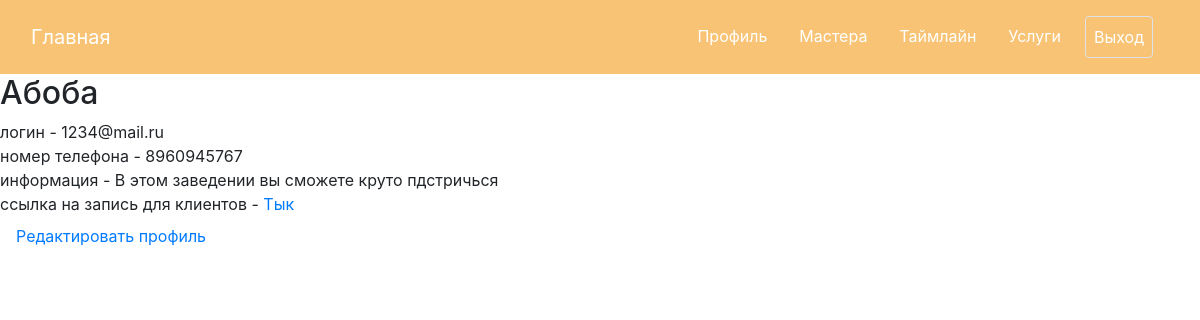
The page /profile (signed in) on the database as committed earlier.
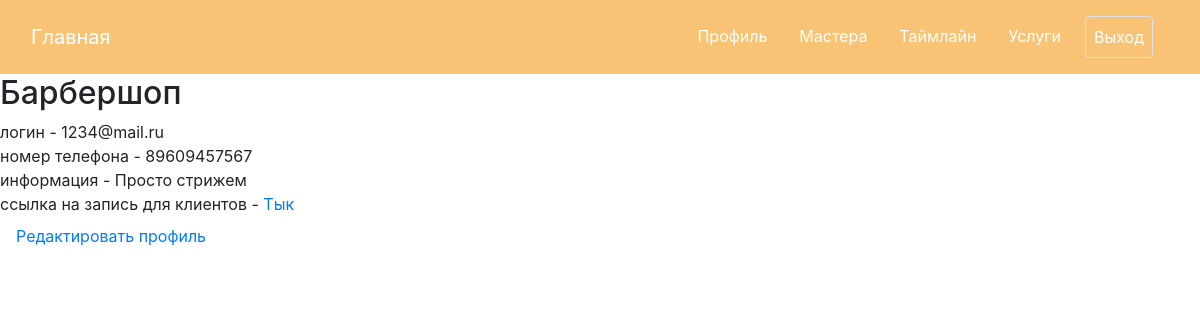
The same page on the database as committed later.
### data/admin.py (models this page shows, shortened)
class Admin(SqlAlchemyBase, UserMixin):
    __tablename__ = 'admins'
    id = sqlalchemy.Column(sqlalchemy.Integer, primary_key=True, autoincrement=True)
    name = sqlalchemy.Column(sqlalchemy.String, nullable=False)
    login = sqlalchemy.Column(sqlalchemy.String, nullable=False)
    hashed_password = sqlalchemy.Column(sqlalchemy.String, nullable=False)
    number = sqlalchemy.Column(sqlalchemy.String, nullable=False)
    info = sqlalchemy.Column(sqlalchemy.Text, nullable=False)

### main.py (the view)
@app.route("/profile")
@login_required
def profile():
    return render_template('profile.html', name=current_user.name, login=current_user.login,
                           number=current_user.number, info=current_user.info, id=current_user.id)

### data/db_session.py (called while the page is built)
def create_session() -> Session:
    global __factory
    return __factory()

### main.py (called while the page is built)
@login_manager.user_loader
def load_user(user_id):
    db_sess = db_session.create_session()
    return db_sess.get(Admin, int(user_id))

### templates/profile.html
{% extends "base.html" %}
{% block content %}
<div>
    <h2>{{ name }}</h2>
    логин - {{ login }}
    <br>номер телефона - {{ number }}
    <br>информация - {{ info }}
    <br>ссылка на запись для клиентов - <a href="/record/{{ id }}">Тык</a>
    <a class="nav-link active text-left" href="/profile/change_profile">Редактировать профиль</a>
</div>
{% endblock %}

### templates/base.html (shortened to what this page needs)
<!doctype html>
<html lang="ru">
<head>
    <link rel="stylesheet"
          href="https://stackpath.bootstrapcdn.com/bootstrap/4.4.1/css/bootstrap.min.css">
    <link rel="stylesheet" href="{{ url_for('static', filename='css/style.css') }}">
</head>
<body>
<header>
    <nav class="navbar navbar-expand-lg navbar-dark p-3" style="background-color: #f8c374;">
        <div class="container-fluid">
          <a class="navbar-brand" href="/">Главная</a>
          <div class="collapse navbar-collapse justify-content-end" id="navbarNavDropdown">
            {% if not current_user.is_authenticated %}
            <ul class="navbar-nav">
              <li class="nav-item mr-3">
                <a class="nav-link active text-center" href="/login">Вход</a>
              </li>
              <li class="nav-item">
                <a class="nav-link active border rounded text-center" href="/register">Регистрация</a>
              </li>
            </ul>
            {% else %}
            <ul class="navbar-nav">
              <li class="nav-item mr-3">
                <a class="nav-link active text-center" href="/profile">Профиль</a>
              </li>
              <li class="nav-item mr-3">
                <a class="nav-link active text-center" href="/profile/masters">Мастера</a>
              </li>
              <li class="nav-item mr-3">
                <a class="nav-link active text-center" href="/profile/timeline">Таймлайн</a>
              </li>
              <li class="nav-item mr-3">
                <a class="nav-link active text-center" href="/profile/process">Услуги</a>
              </li>
              <li class="nav-item mr-3">
                <a class="nav-link active text-center border rounded" href="/logout">Выход</a>
              </li>
            </ul>
            {% endif %}
          </div>
        </div>
      </nav>
</header>
<main role="main">
    {% block content %}{% endblock %}
</main>
</body>
</body>
</html>

### static/css/style.css (style rules this page uses)
* { margin: 0; padding:0; }

Rows that differ between the two databases and show on the page:
changed Admin "1234@mail.ru": name "Абоба" → "Барбершоп"; number "8960945767" → "89609457567"; info "В этом заведении вы сможете круто пдстричься" → "Просто стрижем"
